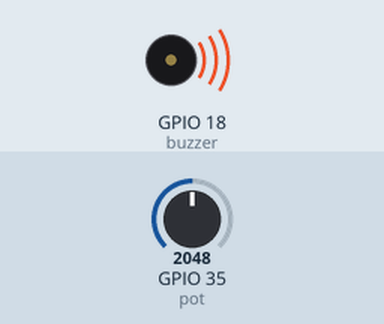
Simulated run of this program. Board: ESP32 board running MicroPython. Shown: buzzer (waves = sounding). Inputs (shaded band) come from the test bench; at power-on: GPIO 35 (pot) = 2048 (analog values on the 0–4095 scale).

Above: at 0.1 s.
Timing chart, 0 to 1.6 s (numbered marks = the images above):
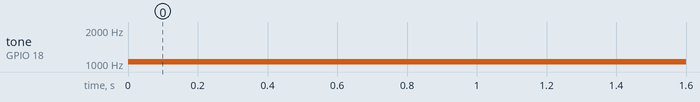

The program:

pwm_buzzer_pot.py
```python
from machine import Pin, ADC, PWM
import time

# Setup potentiometer on ADC pin
pot = ADC(Pin(35))  # Connect potentiometer to GPIO34 (ADC1 channel 6)
pot.atten(ADC.ATTN_11DB)  # Full range: 0-3.3V
pot.width(ADC.WIDTH_10BIT)  # 10-bit resolution (0-1023)

# Setup PWM for buzzer on GPIO18
buzzer = PWM(Pin(18))
buzzer.freq(1000)  # Initial frequency
buzzer.duty(512)  # 50% duty cycle

while True:
    pot_value = pot.read()  # Read potentiometer value (0-1023)
    freq = 100 + int((pot_value / 1023) * 1900)  # Map to frequency range 100-2000 Hz
    buzzer.freq(freq)  # Set buzzer frequency
    time.sleep(.1)  # Small delay to avoid excessive updates
```

Measured:
- by itself, tone on GPIO 18 (buzzer): silent → 1050 Hz at 0.00 s
